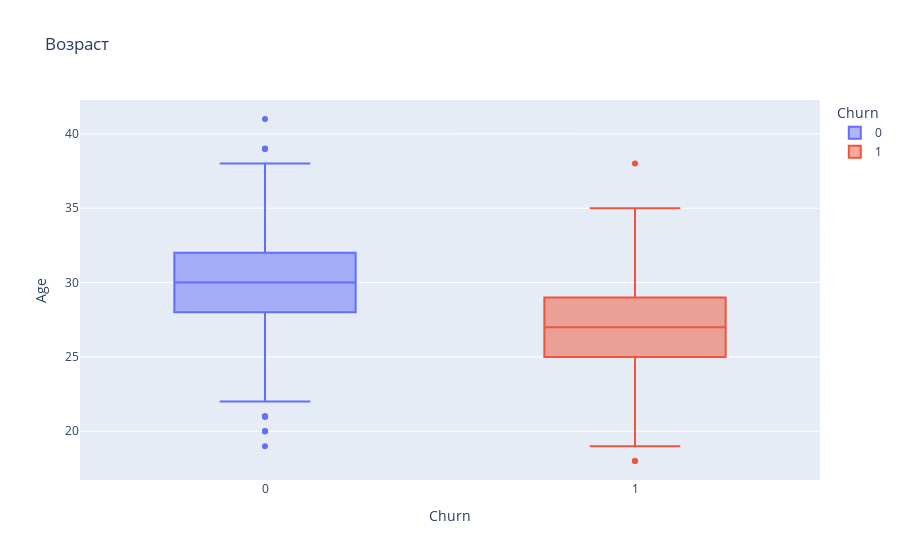

The cell this chart's notebook holds for it:
### Markdown cell above
### Обратим внимание на выбросы, чтобы не встретить аномальных данных

### Code cell
fig_income = px.box(data, x='Churn', 
                    y='Age',
                    color="Churn", 
                    title='Возраст')
fig_income.show()

### Figure 1 — Plotly figure (JSON) as saved in the notebook; plotly's stock layout.template omitted (floating-point values rounded to 4 significant figures; data arrays with more than 128 entries replaced by an {"elided": "..."} marker saying what was removed)
{"data": [{"alignmentgroup": "True", "hovertemplate": "Churn=%{x}<br>Age=%{y}<extra></extra>", "legendgroup": "0", "marker": {"color": "#636efa"}, "name": "0", "notched": false, "offsetgroup": "0", "orientation": "v", "showlegend": true, "type": "box", "x": {"elided": "2939 int values"}, "x0": " ", "xaxis": "x", "y": {"elided": "2939 int values"}, "y0": " ", "yaxis": "y"}, {"alignmentgroup": "True", "hovertemplate": "Churn=%{x}<br>Age=%{y}<extra></extra>", "legendgroup": "1", "marker": {"color": "#EF553B"}, "name": "1", "notched": false, "offsetgroup": "1", "orientation": "v", "showlegend": true, "type": "box", "x": {"elided": "1061 int values"}, "x0": " ", "xaxis": "x", "y": {"elided": "1061 int values"}, "y0": " ", "yaxis": "y"}], "layout": {"boxmode": "overlay", "legend": {"title": {"text": "Churn"}, "tracegroupgap": 0}, "title": {"text": "Возраст"}, "xaxis": {"anchor": "y", "categoryarray": [0, 1], "categoryorder": "array", "domain": [0, 1], "title": {"text": "Churn"}}, "yaxis": {"anchor": "x", "domain": [0, 1], "title": {"text": "Age"}}}}
